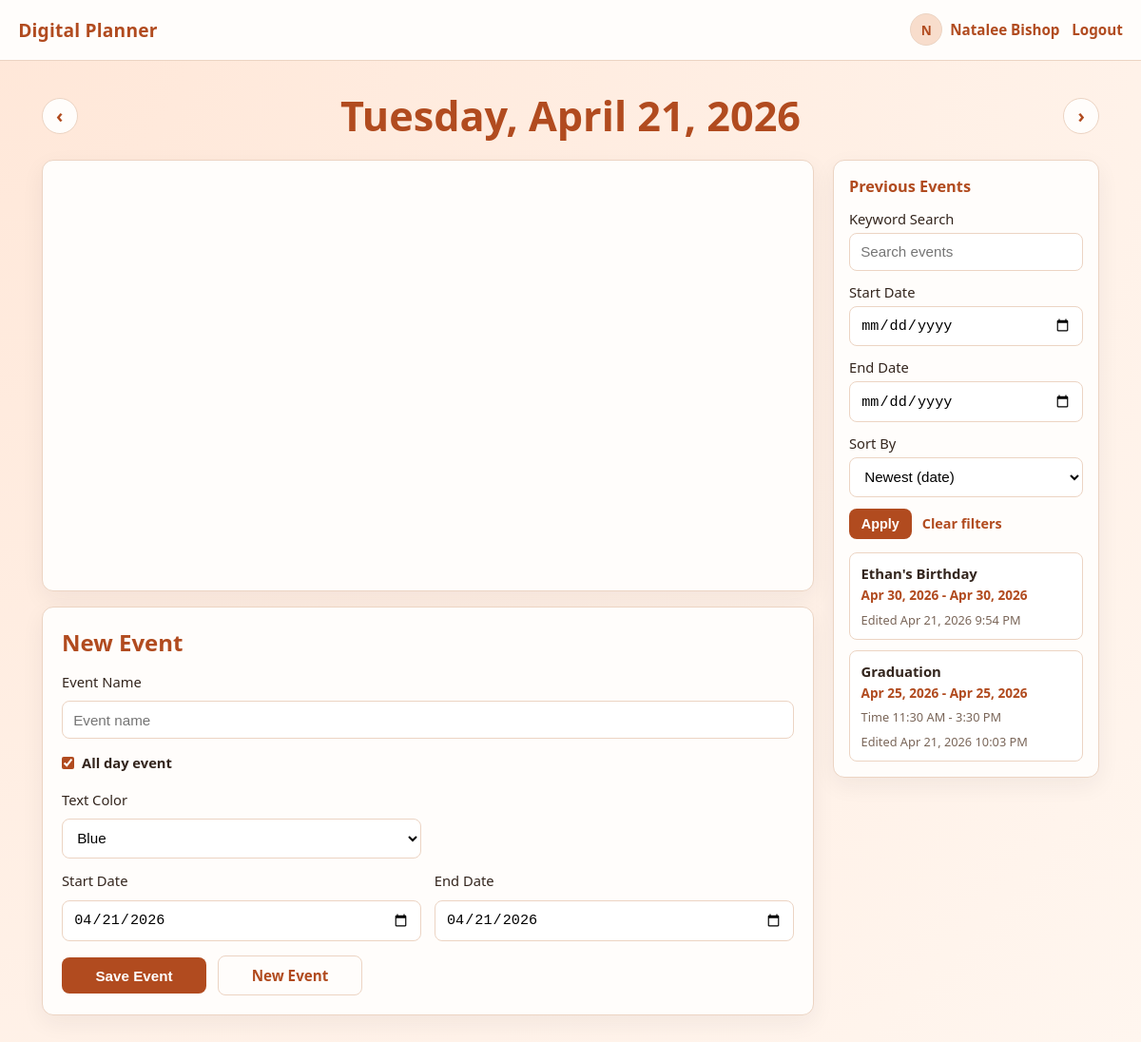
Page /events/new/ (signed in) on the committed database.
### planner/models.py (models this page shows, shortened)
class Event(models.Model):
	COLOR_RED = 'red'
	COLOR_BLUE = 'blue'
	COLOR_GREEN = 'green'
	COLOR_BLACK = 'black'
	COLOR_CHOICES = [
		(COLOR_RED, 'Red'),
		(COLOR_BLUE, 'Blue'),
		(COLOR_GREEN, 'Green'),
		(COLOR_BLACK, 'Black'),
	]
	user = models.ForeignKey(User, on_delete=models.CASCADE, related_name='events')
	name = models.CharField(max_length=120)
	color = models.CharField(max_length=10, choices=COLOR_CHOICES, default=COLOR_BLUE)
	is_all_day = models.BooleanField(default=True)
	start_date = models.DateField()
	end_date = models.DateField()
	start_time = models.TimeField(blank=True, null=True)
	end_time = models.TimeField(blank=True, null=True)
	created_at = models.DateTimeField(auto_now_add=True)
	updated_at = models.DateTimeField(auto_now=True)
	class Meta:
		ordering = ['-start_date', '-updated_at', '-created_at']

### planner/views.py (the view)
# urls.py: path('events/new/', views.event_create_view, name='event-create'),
@login_required
def event_create_view(request):
	context = _build_authenticated_context(request.user, 'Add Event')
	_apply_selected_date_context(context, request)
	_apply_sort_filter_context(context, request)
	event_filter_query = _build_event_filter_query(request)
	selected_event = None
	selected_event_id = request.GET.get('event', '').strip()
	if selected_event_id:
		try:
			selected_event = Event.objects.get(pk=selected_event_id, user=request.user)
		except (Event.DoesNotExist, ValueError):
			raise Http404('Event not found.')
	if request.method == 'POST':
		posted_event_id = request.POST.get('event_id', '').strip()
		if posted_event_id:
			try:
				selected_event = Event.objects.get(pk=posted_event_id, user=request.user)
			except (Event.DoesNotExist, ValueError):
				raise Http404('Event not found.')
		selected_date_value = _parse_optional_date(request.POST.get('selected_date', '')) or date.today()
		if request.POST.get('action') == 'delete':
			if selected_event:
				selected_event.delete()
			redirect_query = {'date': selected_date_value.isoformat()}
			if event_filter_query:
				return redirect(f"{request.path}?{urlencode(redirect_query)}&{event_filter_query}")
			return redirect(f"{request.path}?{urlencode(redirect_query)}")
		event_form = EventForm(request.POST, instance=selected_event)
		if event_form.is_valid():
			event = event_form.save(commit=False)
			event.user = request.user
			event.save()
			redirect_query = {'date': event.start_date.isoformat(), 'event': str(event.pk)}
			if event_filter_query:
				return redirect(f"{request.path}?{urlencode(redirect_query)}&{event_filter_query}")
			return redirect(f"{request.path}?{urlencode(redirect_query)}")
	else:
		selected_date_value = _parse_optional_date(context['selected_date']) or date.today()
		if selected_event:
			event_form = EventForm(instance=selected_event)
		else:
			event_form = EventForm(
				initial={
					'is_all_day': True,
					'start_date': selected_date_value,
					'end_date': selected_date_value,
				}
			)
	context['event_form'] = event_form
	context['events'] = _build_event_list_query(request.user, request)
	context['selected_event'] = selected_event
	context['selected_event_id'] = str(selected_event.pk) if selected_event else ''
	context['event_filter_query'] = event_filter_query
	context['event_calendar_events'] = [
		_serialize_event_for_calendar(
			event,
			f"{request.path}?date={event.start_date.isoformat()}&event={event.pk}{'&' + event_filter_query if event_filter_query else ''}",
		)
		for event in Event.objects.filter(user=request.user)
	]
	return render(request, 'planner/event_create.html', context)

### planner/templates/planner/event_create.html (shortened to what this page needs)
{% extends 'planner/base.html' %}
{% block content %}
<link href="https://cdn.jsdelivr.net/npm/fullcalendar@6.1.15/index.global.min.css" rel="stylesheet">
<div class="content-shell">
    <div class="object-page-date-nav" aria-label="Date navigation">
        <a class="date-arrow-link" href="{% url 'event-create' %}?date={{ selected_date_prev }}"
            aria-label="Previous day">&lsaquo;</a>
        <h2 class="object-page-date">{{ selected_date_display }}</h2>
        <a class="date-arrow-link" href="{% url 'event-create' %}?date={{ selected_date_next }}"
            aria-label="Next day">&rsaquo;</a>
    </div>
    <div class="object-page-layout">
        <section class="event-main" aria-label="Event calendar and editor">
            <div class="card event-calendar-card">
                <div id="events-calendar"></div>
            </div>
            <div class="card event-editor-card">
                <form method="post" class="event-form">
                    <div class="event-header">
                        <h2>
                            {% if selected_event %}
                            Edit Event
                            {% else %}
                            New Event
                            {% endif %}
                        </h2>
                    </div>
                    <div class="event-grid">
                        <div class="event-field full">
                            <label for="id_name">Event Name</label>
                            {{ event_form.name }}
                        </div>
                        <div class="event-field full">
                            <label class="event-field-toggle" for="id_is_all_day">
                                {{ event_form.is_all_day }}
                                <span>All day event</span>
                            </label>
                        </div>
                        <div class="event-field">
                            <label for="id_color">Text Color</label>
                            {{ event_form.color }}
                        </div>
                        <div></div>
                        <div class="event-field">
                            <label for="id_start_date">Start Date</label>
                            {{ event_form.start_date }}
                        </div>
                        <div class="event-field">
                            <label for="id_end_date">End Date</label>
                            {{ event_form.end_date }}
                        </div>
                    </div>
                    <div class="event-actions">
                        <button class="event-submit" type="submit">
                            {% if selected_event %}
                            Save Changes
                            {% else %}
                            Save Event
                            {% endif %}
                        </button>
                        <a class="event-secondary-action" href="{% url 'event-create' %}?date={{ selected_date }}">New
                            Event</a>
                    </div>
                </form>
            </div>
        </section>
        <aside class="object-sidebar" aria-label="Previous events and filters">
            <div class="card">
                <h3>Previous Events</h3>
                <form method="get">
                    <div class="sidebar-form-row">
                        <label for="event-keyword">Keyword Search</label>
                        <input id="event-keyword" name="keyword" type="text" placeholder="Search events"
                            value="{{ request.GET.keyword|default:'' }}">
                    </div>
                    <div class="sidebar-form-row">
                        <label for="event-start-date">Start Date</label>
                        <input id="event-start-date" name="start_date" type="date"
                            value="{{ request.GET.start_date|default:'' }}">
                    </div>
                    <div class="sidebar-form-row">
                        <label for="event-end-date">End Date</label>
                        <input id="event-end-date" name="end_date" type="date"
                            value="{{ request.GET.end_date|default:'' }}">
                    </div>
                    <div class="sidebar-form-row">
                        <label for="event-sort">Sort By</label>
                        <select id="event-sort" name="sort">
                            <option value="newest" {{ sort_newest_selected }}>Newest (date)</option>
                        </select>
                    </div>
                    <div class="sidebar-actions">
                        <button type="submit">Apply</button>
                        <a class="clear-filters-link" href="{% url 'event-create' %}?date={{ selected_date }}">Clear
                            filters</a>
                    </div>
                </form>
                <ul class="history-list" aria-label="Filtered event list">
                    {% for event in events %}
                    <li
                        class="history-item{% if selected_event and selected_event.pk == event.pk %} is-selected{% endif %}">
                        <a class="history-link"
                            href="{% url 'event-create' %}?date={{ event.start_date|date:'Y-m-d' }}&event={{ event.pk }}{% if event_filter_query %}&{{ event_filter_query }}{% endif %}">
                            <p class="history-item-name">{{ event.name }}</p>
                            <p class="history-item-date">{{ event.start_date|date:"M j, Y" }} -
                                {{ event.end_date|date:"M j, Y" }}</p>
                            {% if not event.is_all_day and event.start_time and event.end_time %}
                            <p class="history-item-meta">Time {{ event.start_time|time:"g:i A" }} -
                                {{ event.end_time|time:"g:i A" }}</p>
                            {% endif %}
                            <p class="history-item-meta">Edited {{ event.updated_at|date:"M j, Y g:i A" }}</p>
                        </a>
                    </li>
                    {% empty %}
                    <li class="history-item">
                        <div class="history-link">
                            <p class="history-item-name">No events match the current filters yet.</p>
                        </div>
                    </li>
                    {% endfor %}
                </ul>
            </div>
        </aside>
    </div>
</div>
{% endblock %}

### rows in the picture
Event: name "Ethan's Birthday", start_date "Apr 30, 2026", end_date "Apr 30, 2026", updated_at "Apr 21, 2026 9:54 PM"
Event: name "Graduation", start_date "Apr 25, 2026", end_date "Apr 25, 2026", start_time "11:30 AM", end_time "3:30 PM", updated_at "Apr 21, 2026 10:03 PM"

### other values in the picture
{{ avatar_initial }} "N"
{{ display_name }} "Natalee Bishop"
{{ selected_date_display }} "Tuesday, April 21, 2026"
